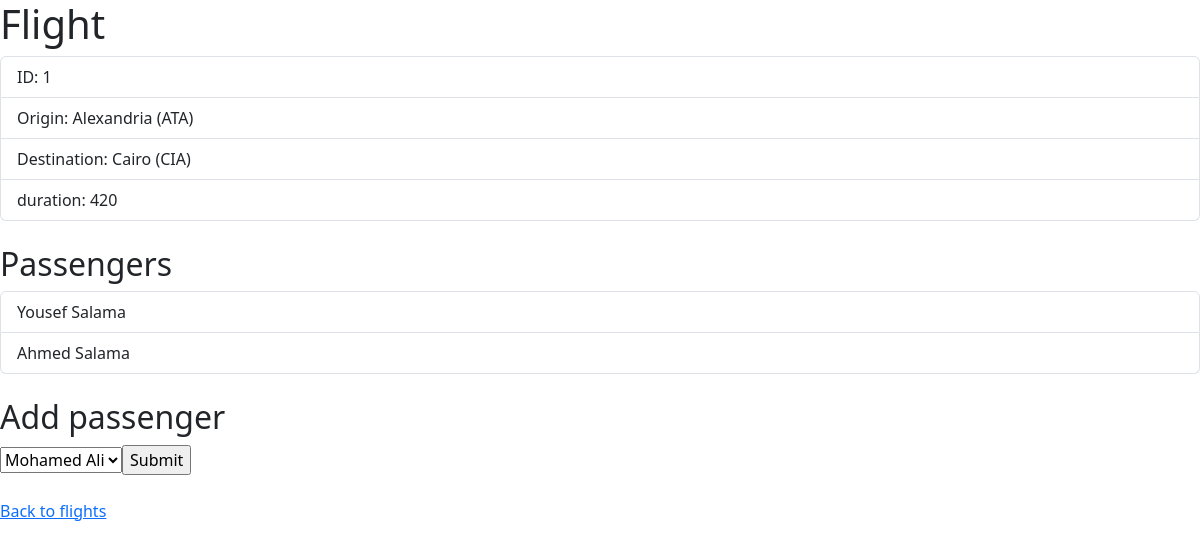
The app's page /flight/1 with its own data.
### Flight/models.py (models this page shows, shortened)
class Flight(models.Model):
    origin = models.ForeignKey(Airport, on_delete=models.CASCADE, related_name="departures")
    destination = models.ForeignKey(Airport, on_delete=models.CASCADE, related_name="arrivals")
    duration = models.IntegerField()

class Airport(models.Model):
    code = models.CharField(max_length=3)
    city = models.CharField(max_length=64)
    def __str__(self):
        return f"{self.city} ({self.code})"

class Passenger(models.Model):
    first = models.CharField(max_length=64)
    last = models.CharField(max_length=64)
    flights = models.ManyToManyField(Flight, blank=True, related_name="passengers")
    def __str__(self):
        return f"{self.first} {self.last}"

### Flight/views.py (the view)
# urls.py: path('flight/', include('Flight.urls')),
def flight(request, flight_id):
    f = Flight.objects.get(pk=flight_id)
    return render(request, "flight/flight.html", {'flight':f,
                                                  'passengers':Passenger.objects.filter(flights=f),
                                                  'non_passengers':Passenger.objects.exclude(flights=f).all()
                                                  })

### Flight/templates/Flight/flight.html (shortened to what this page needs)
{% extends 'flight/layout.html' %}
{% block body %}
<h1>Flight</h1>
<ul class="list-group">
    <li class="list-group-item">ID: {{flight.id}}</li>
    <li class="list-group-item">Origin: {{flight.origin}}</li>
    <li class="list-group-item">Destination: {{flight.destination}}</li>
    <li class="list-group-item">duration: {{flight.duration}}</li>
</ul>
<br>
<h2>Passengers</h2>
<ul class="list-group">
    {% for passenger in passengers %}
    <li class="list-group-item">{{passenger}}</li>
    {%endfor%}
</ul>
<br>
<h2>Add passenger</h2>
<form action="{% url 'book' flight.id %}" method="post">
    <select name="passenger">
        {% for passenger in non_passengers %}
        <option value= "{{passenger.id}}">{{ passenger }}</option>
        {% endfor %}
        <input type="submit">
    </select>
</form>
<br>
<a href="{% url 'index' %}">Back to flights</a>
{% endblock %}

### records on screen
Flight: id "1", origin "Alexandria (ATA)", destination "Cairo (CIA)", duration "420"
Passenger: first+last "Yousef Salama"
Passenger: first+last "Ahmed Salama"

### other values on screen
form field passenger "Mohamed Ali"
